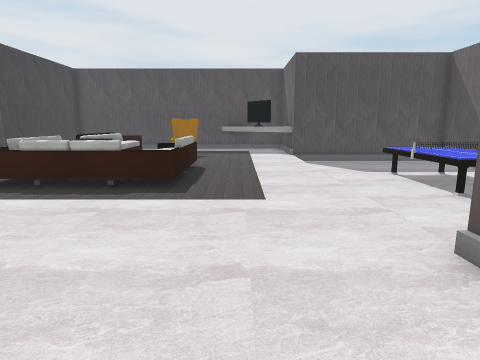
View 1 (above)

14 first-person views from a walk through a scene from a Unity 3-D project. The camera is 1.4 m above the floor, tilts 10° down and sees 75° across. The floor is counted in squares, 1 m on a side. Each view is taken from the middle of a square. On the plan, view 1 faces up. The plan holds only what a view shows up to about 14 squares ahead; the rest is blank. Some surface patterns are stand-ins.

View 2
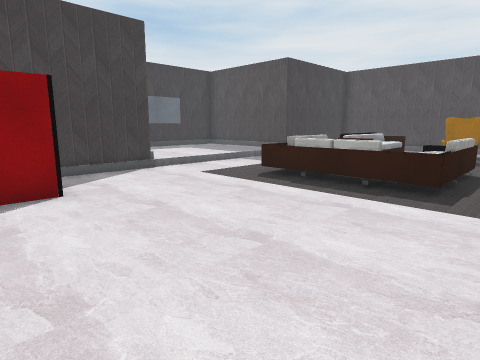

View 3
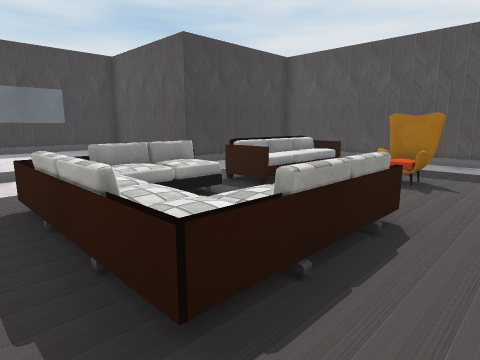

View 4
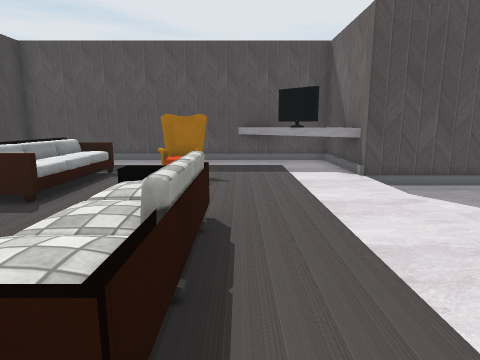

View 5
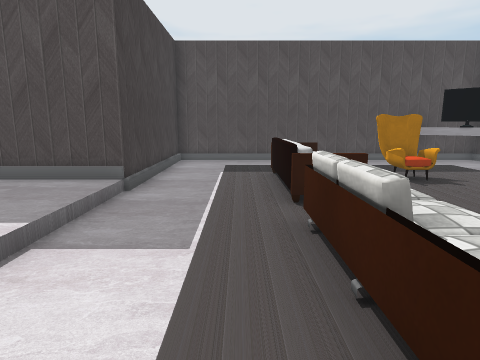

View 6
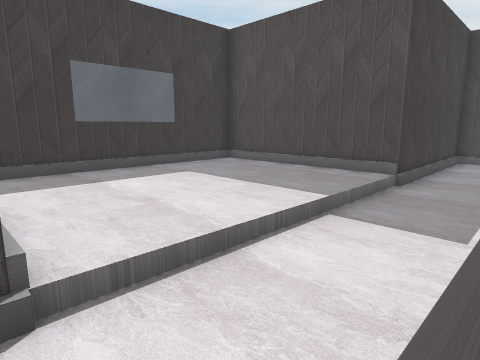

View 7
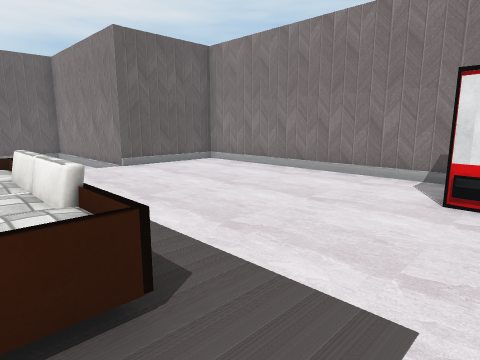

View 8
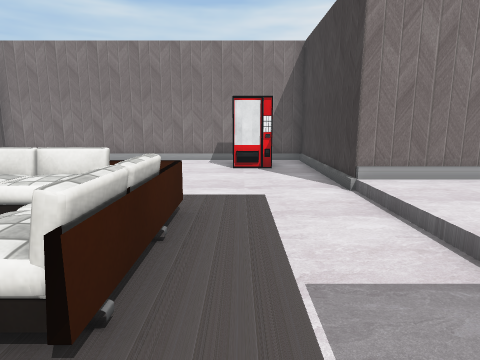

View 9
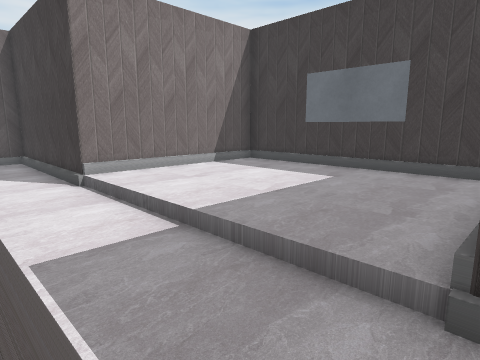

View 10
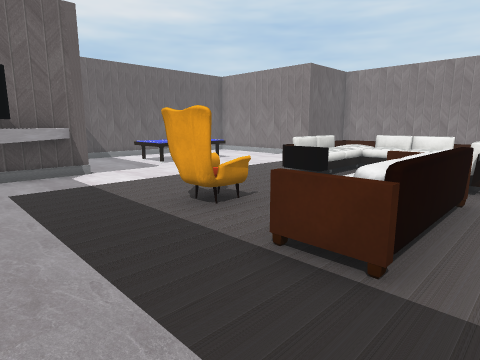

View 11
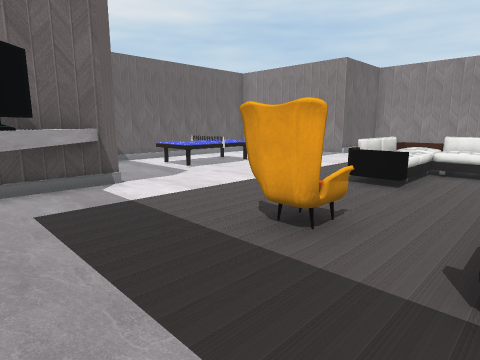

View 12
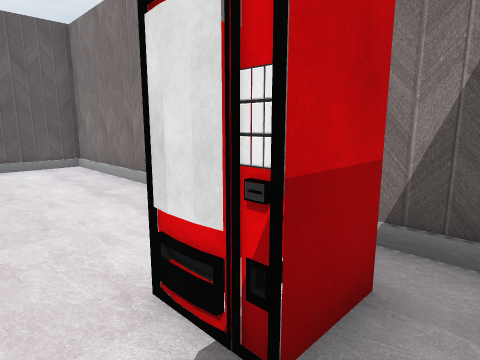

View 13
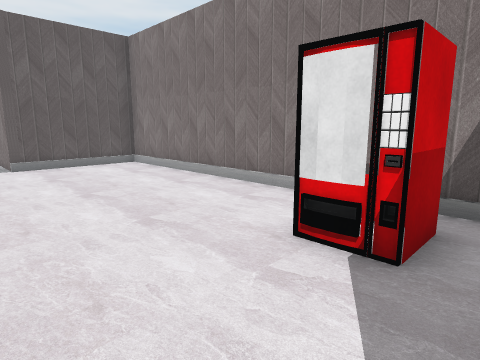

View 14
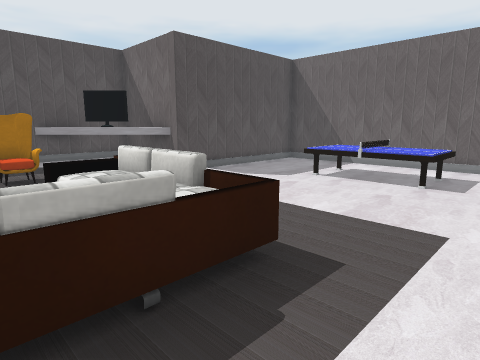

### Floor plan
Key: @ floor where view 1 was taken; # wall or solid block; . main floor; : floor 0.25 m higher than the main floor; - floor 0.25 m lower than the main floor; + floor 1 m higher than the main floor; / step, stairs or slope; ^ raised ledge; S sofa; C chair; T table; A TV.
Columns run from 15 left of view 1 to 5 right of it. Each row starts with its distance up from view 1.
 19      ##########^##
 18      #.........^###
 17      #..........A##
 16      #...........^#
 15      #...+S.CC....###
 14      #...//.CC....--
 13 ######...//.......--
 12 #:::::...//.......--
 11 #:::::.......S....--T
 10 #:::::...SS.SS....--T
  9 #:::::...SS.SS....--T
  8 #:::::...SSSSS....--T
  7 #:::::...SSSSS....--T
  6 #:::::............--
  5 ######............--
  4      #............-
  3      #............###
  2      #.##.........#
  1      #.##.........#
  0      #.........@..#
 -1      ##############

Where each view was taken, in squares from view 1:
view 1: 0 up, 0 right, facing up
view 2: 0 up, 0 right, facing up-left
view 3: 6 up, 0 right, facing up-left
view 4: 6 up, 1 left, facing up
view 5: 6 up, 7 left, facing up
view 6: 5 up, 7 left, facing up-left
view 7: 8 up, 8 left, facing down-right
view 8: 12 up, 7 left, facing down
view 9: 13 up, 7 left, facing down-left
view 10: 18 up, 7 left, facing down-right
view 11: 18 up, 5 left, facing down-right
view 12: 3 up, 9 left, facing down-right
view 13: 5 up, 9 left, facing down-right
view 14: 5 up, 4 left, facing up-right
